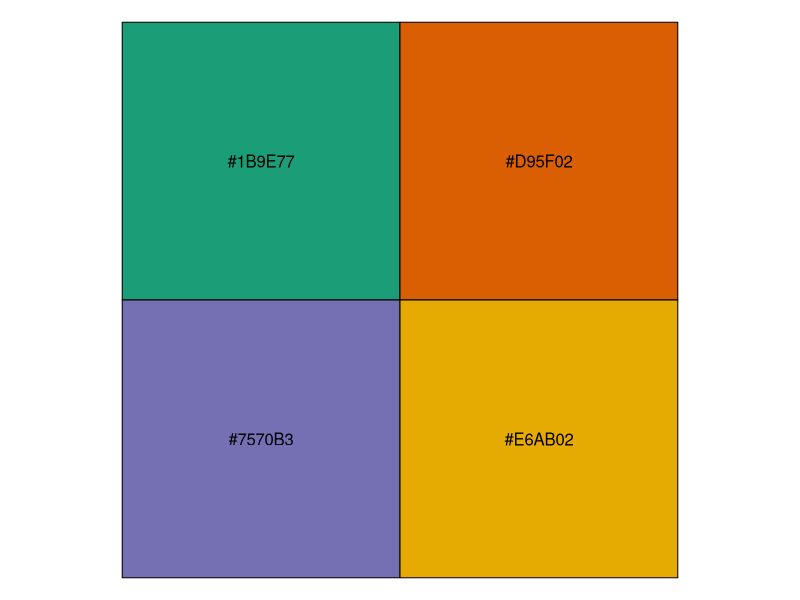
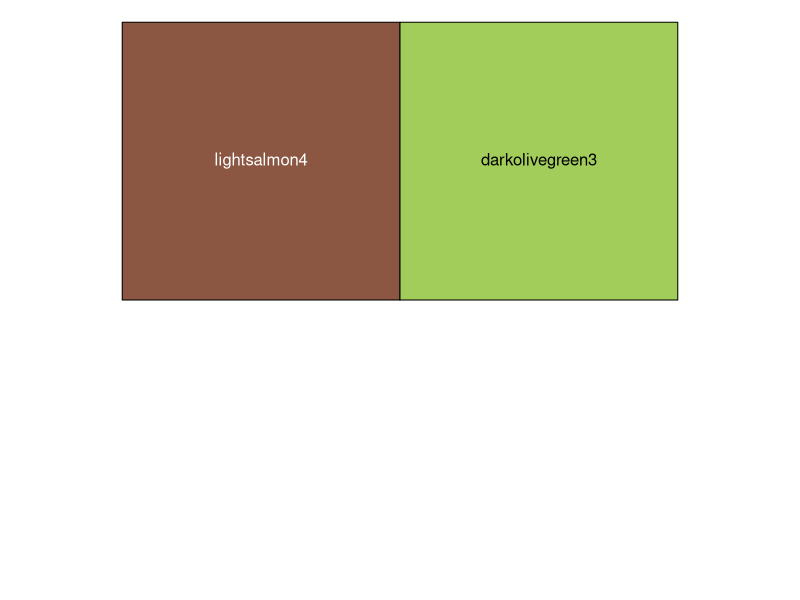

Source code (R) for these figures, in order: (Note: this script raises an error after producing the figures.)
# Gina, derived from lydia
# make manuscript figs
# created 5/21/2020
# updated 5/27/2020 (colors)

library(dplyr)
library(readr)
library(ggplot2)
library(ggrepel)

# fig settings ------------------------------------------------------------

mycols <- c("#1B9E77", "#D95F02", "#7570B3", "#E6AB02")
scales::show_col(mycols)
theme_set(theme_bw())


cctrtpal <- c("lightsalmon4", "darkolivegreen3")
scales::show_col(cctrtpal)

# data --------------------------------------------------------------------

site_scores <- read_csv("01_stats-nmds/st_nmds-site.csv") %>% 
  mutate(site_id = recode(site_sys,
                          "Boyd_grain" = "Central1",
                          "Boyd_silage" = "Central2 (Silage)",
                          "Funcke_grain" = "West",
                          "Stout_grain" = "East"),
         site_id = factor(site_id, levels = c("West", "Central1", "Central2 (Silage)", "East")),
         cc_trt = recode(cc_trt, 
                  "no" = "None",
                  "rye" = "Rye Cover Crop"))

spp_scores  <- read_csv("01_stats-nmds/st_nmds-spp.csv")

site_hull <- read_csv("01_stats-nmds/st_nmds-site-hulls.csv") %>% 
  mutate(site_id = recode(site_sys,
                          "Boyd_grain" = "Central1",
                          "Boyd_silage" = "Central2 (Silage)",
                          "Funcke_grain" = "West",
                          "Stout_grain" = "East"),
         site_id = factor(site_id, levels = c("West", "Central1", "Central2 (Silage)", "East")),
         cc_trt = recode(cc_trt, 
                         "no" = "None",
                         "rye" = "Rye Cover Crop"))


# figure ------------------------------------------------------------------

ggplot() +
  geom_point(data = site_scores, 
             aes(x = NMDS1, 
                 y = NMDS2, 
                 #color = cc_trt, 
                 shape = cc_trt
                 ), 
             size = 2, 
             alpha = 1) +
  geom_polygon(data = site_hull, 
               aes(x = NMDS1, 
                   y = NMDS2, 
                   color = cc_trt,
                   fill = site_sys_trt),
               alpha = 0.7) + 
  
  geom_text_repel(data = spp_scores, 
                  aes(x = NMDS1, 
                      y = NMDS2, 
                      label = speciesID), 
                  alpha = 0.5,
                  size = 3) + # Species as text - better!
  geom_hline(yintercept = 0, lty = 2) +
  geom_vline(xintercept = 0, lty = 2) +
  # -- the following stuff is for aesthetic purposes --
  scale_color_manual(values = cctrtpal) +
  scale_fill_manual(values = c(rep((cctrtpal), 4))) +
  labs(color = NULL, shape = NULL) +
  guides(fill = FALSE) +
  theme(legend.direction  = "horizontal",
        legend.position = "bottom",
        legend.background = element_rect(color = "black"),
        strip.text        = element_text(size = rel(1.2)),
        legend.text       = element_text(size = rel(1.2)),
        legend.title      = element_text(size = rel(1.2)),
        axis.title        = element_text(size = rel(1.2)),
        axis.text         = element_text(size = rel(1.2))) + 
  facet_wrap(~site_id)

